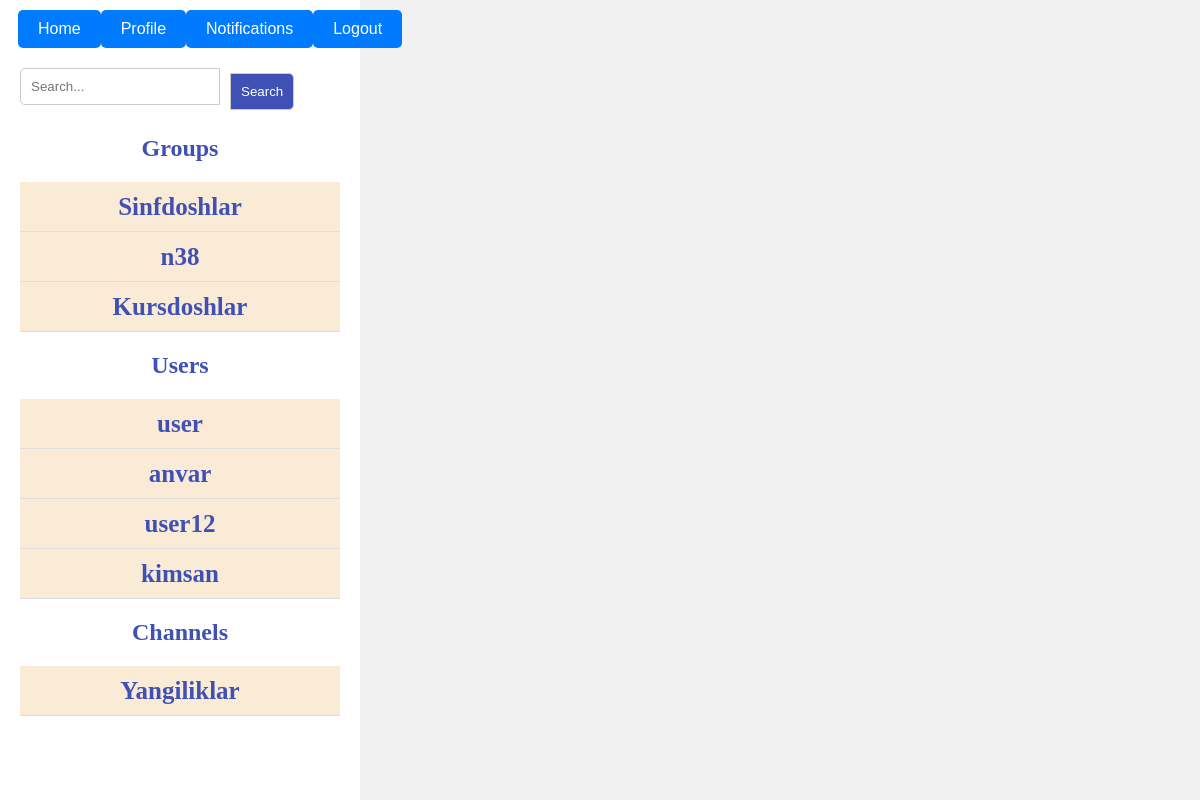
Before: / (signed in) with the older database file.
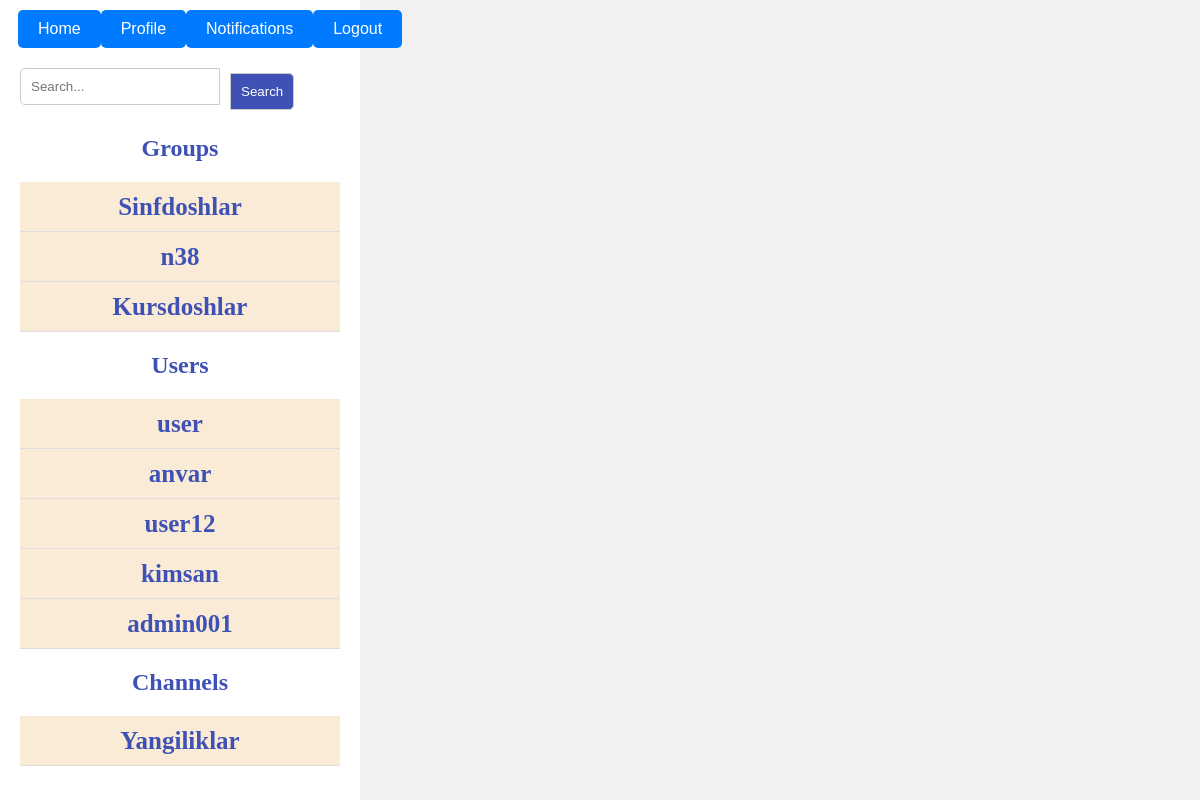
After: the same page with the newer database file.
### messanger/models.py (models this page shows, shortened)
class Group(models.Model):
    name = models.CharField(max_length=100)
    created_at = models.DateTimeField(auto_now_add=True)
    class Meta:
        db_table = 'groups'

class UserChannel(models.Model):
    user = models.ForeignKey(settings.AUTH_USER_MODEL, on_delete=models.CASCADE)
    channel = models.ForeignKey(Channel, on_delete=models.CASCADE)
    followed_at = models.DateTimeField(auto_now_add=True)
    class Meta:
        db_table = 'user_channel'

class Channel(models.Model):
    name = models.CharField(max_length=100)
    description = models.TextField()
    created_at = models.DateTimeField(auto_now_add=True)
    owner = models.ForeignKey(settings.AUTH_USER_MODEL, on_delete=models.CASCADE)
    class Meta:
        db_table = 'channel'

### users/models.py (models this page shows, shortened)
class CustomUser(AbstractUser):
    image=models.ImageField(upload_to='users_images/',blank=True,null=True,default='default_img/user_img.png')
    class Meta:
        db_table = 'customuser'

### messanger/views.py (the view, shortened to what this page needs)
# urls.py: 2. Add a URL to urlpatterns:  path('', Home.as_view(), name='home')
class Home(View):
    def get(self, request):
        if not request.user.is_authenticated:
            return render(request, 'login_required.html')  # Render a template informing the user to log in
        query = request.GET.get('q', '')
        users_ = CustomUser.objects.none()
        chanels_ = Channel.objects.none()
        groups_ = Group.objects.none()
        groups = Group.objects.all()
        channels = UserChannel.objects.all()
        users = CustomUser.objects.all()
        context = {
            'users_': users_,
            'query': query,
            'chanels_': chanels_,
            'groups_': groups_,
            'groups': groups,
            'channels': channels,
            'users': users,
        }
        return render(request, 'base.html', context=context)

### templates/base.html (shortened to what this page needs)
<!DOCTYPE html>
<html lang="en">
<head>
    {% load humanize %}
</head>
<body>
    <header>
        <div class="header-content">
            {% if user.is_authenticated %}
            <div class="some-buttons">
                <a href="{% url 'messanger:home' %}"><button class="some_button">Home</button></a>
                <a href="{% url 'users:profile' %}"><button class="some_button">Profile</button></a>
                <a href="{% url 'messanger:notifications' %}"><button class="some_button">Notifications</button></a>
                <a href="{% url 'users:logout' %}"><button class="some_button">Logout</button></a>
            </div>
                <div class="search-form">
                    <form id="search-form" method="get" action="{% url 'messanger:home' %}">
                        <input id="search-input" type="text" name="q" placeholder="Search...">
                        <button type="submit">Search</button>
                    </form>
                </div>
                <h2>Groups</h2>
                <ul>
                    {% for group in groups %}
                    <li><a href="{% url 'messanger:group_messages' group.id %}">{{ group.name }}</a></li>
                    {% endfor %}
                </ul>
                <h2>Users</h2>
                <ul>
                    {% for user in users %}
                        <li><a href="{% url 'messanger:user_messages' user.pk %}">{{ user.username }}</a>
                        </li>
                    {% endfor %}
                </ul>
                <h2>Channels</h2>
                <ul>
                    {% for user_channel in channels %}
                    <li><a href="{% url 'messanger:channel_messages' user_channel.channel.pk %}">{{ user_channel.channel.name }}</a></li>
                    {% endfor %}
                </ul>
            {% endif %}
        </div>
    </header>
    <main>
    </main>
</body>
</html>

Changed rows visible on the page:
added CustomUser: username "admin001"
